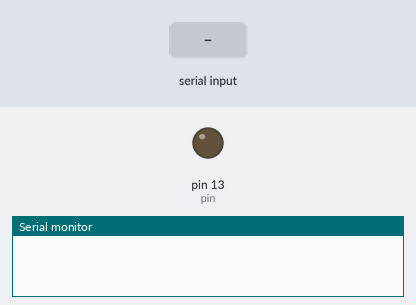
Bench run of a sketch on a simulated Arduino Uno, built with avr-gcc and run on an emulated ATmega328P. Parts: output pins drawn as LEDs (lit = HIGH), the last lines printed to the serial monitor. The test bench sets the inputs (shaded band).

Above: at 1.2 s.
1.3 s: "1" received over Serial
At 2.3 s:
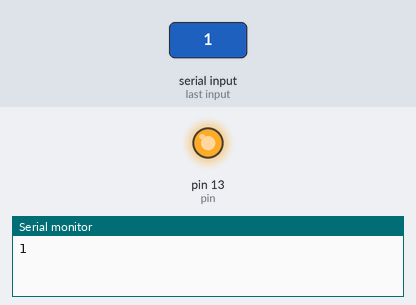
2.8 s: "0" received over Serial
At 3.4 s:
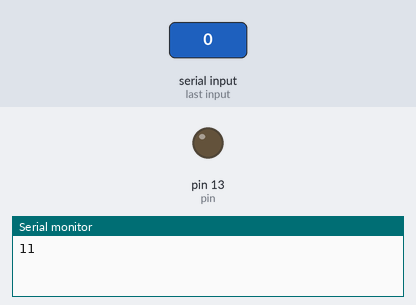
Timing chart, 0 to 5.8 s (numbered marks = the images above; inputs shaded):
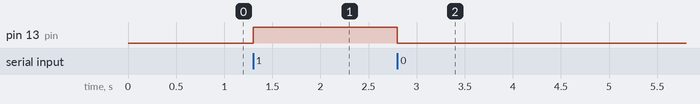

Measured:
- after the input at 1.3 s, pin 13 (pin): LOW → HIGH at once
- after the input at 2.8 s, pin 13 (pin): HIGH → LOW at once

The sketch:

arduino.ino
```cpp
int incomingByte = 0;
int pin = 13;

void setup() {
  Serial.begin(9600); // use port 9600
  pinMode(pin, OUTPUT); // use pin 13
}

void loop() {

  if (Serial.available() > 0) {

    incomingByte = Serial.read(); // read byte

    if (incomingByte == '1') {
      digitalWrite(pin, HIGH);
      Serial.write('1'); // accept signal
    } else if (incomingByte == '0') {
      digitalWrite(pin, LOW);
      Serial.write('1'); // accept signal
    }

  }
}
```
